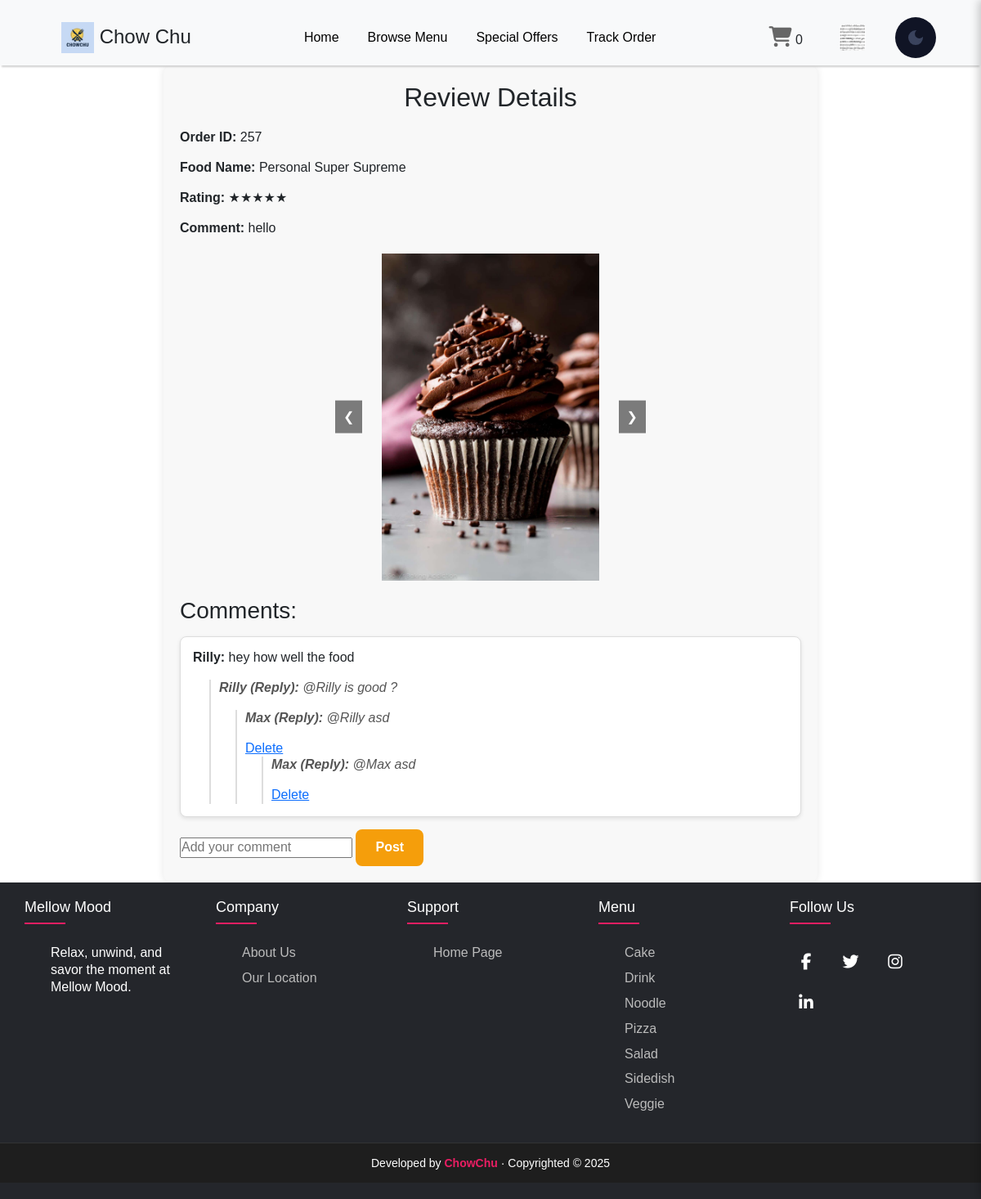
Page /collaborative/member/reviewPage.php?reviewId=66 (signed in) on the committed database.
### tables this page shows
CREATE TABLE `student` (
  `studentID` varchar(10) NOT NULL,
  `name` varchar(50) DEFAULT NULL,
  `email` varchar(100) DEFAULT NULL,
  `password` varchar(255) DEFAULT NULL,
  `phone` varchar(15) DEFAULT NULL,
  `cgpa` decimal(3,2) DEFAULT NULL,
  `profileImage` varchar(255) DEFAULT NULL
);

CREATE TABLE `review` (
  `reviewId` int(11) NOT NULL,
  `studentId` varchar(11) NOT NULL,
  `orderId` int(11) DEFAULT NULL,
  `foodId` int(11) DEFAULT NULL,
  `rating` int(11) DEFAULT NULL,
  `comment` text DEFAULT NULL,
  `reviewDate` timestamp NULL DEFAULT current_timestamp() ON UPDATE current_timestamp(),
  `reviewMedia` varchar(255) DEFAULT NULL
);

CREATE TABLE `fooddetail` (
  `id` int(11) NOT NULL,
  `foodId` varchar(255) DEFAULT NULL,
  `foodName` varchar(255) DEFAULT NULL,
  `foodImage` varchar(255) DEFAULT NULL,
  `foodDetail` varchar(255) DEFAULT NULL,
  `price` double DEFAULT NULL,
  `status` varchar(255) DEFAULT NULL,
  `foodType` varchar(30) DEFAULT NULL
);

CREATE TABLE `review_comment` (
  `commentId` int(11) NOT NULL,
  `reviewId` int(11) DEFAULT NULL,
  `studentId` varchar(255) NOT NULL,
  `comment` varchar(255) DEFAULT NULL,
  `parentCommentId` int(11) DEFAULT NULL,
  `createdAt` timestamp NULL DEFAULT NULL
);

### collaborative/member/reviewPage.php (the view, shortened to what this page needs)
<?php
require '../component/connect.php';
require '../component/header.php';
$reviewId = $_GET['reviewId'] ?? null;
$sensitiveWords = [
    'idiot', 'stupid', 'bullshit', 'fuck', 'fuck you', 'sohai', 'cibai', 'lan jiao', 'woc',
    'ni ma', 'chaonima', '你妈', '尼玛', 'jibai', 'pokai',
    'bitch', 'asshole', 'dick', 'pussy', 'motherfucker', 'bastard', 'slut', 'whore',
    'cock', 'fag', 'faggot', 'nigger', 'chink', 'spic', 'kike', 'gypsy', 'retard', 'rape',
    'cunt', 'twat', 'douchebag', 'shithead', 'fuckface', 'wanker', 'piss off', 'shut up',
    'fucking', 'suck my dick', 'eat shit', 'asswipe', 'son of a bitch'
];
function filterSensitiveWords($comment, $sensitiveWords) {
    foreach ($sensitiveWords as $word) {
        $comment = str_ireplace($word, '***', $comment);
    }
    return $comment;
}
if ($reviewId) {
    $stmt = $pdo->prepare("SELECT * FROM review WHERE reviewId = ?");
    $stmt->execute([$reviewId]);
    $review = $stmt->fetch();
} else {
    echo "No review ID provided.";
    exit;
}
$orderId = $review['orderId'] ?? 'N/A';
$stmtFoodId = $pdo->prepare("SELECT foodId FROM order_detail WHERE orderId = ?");
$stmtFoodId->execute([$orderId]);
$orderDetail = $stmtFoodId->fetch();
$foodName = 'N/A';
if ($orderDetail) {
    $foodId = $orderDetail['foodId'];
    $stmtFoodName = $pdo->prepare("SELECT foodName FROM fooddetail WHERE id = ?");
    $stmtFoodName->execute([$foodId]);
    $food = $stmtFoodName->fetch();
    if ($food) {
        $foodName = $food['foodName'];
    }
}
function displayReplies($pdo, $parentCommentId, $reviewId, $sensitiveWords) {
    $replyStmt = $pdo->prepare("SELECT c.*, s.name
                                FROM review_comment c
                                JOIN student s ON c.studentId = s.studentID
                                WHERE c.parentCommentId = ?");
    $replyStmt->execute([$parentCommentId]);
    $replies = $replyStmt->fetchAll();
    if (!empty($replies)) {
        echo "<div class='replies' style='margin-left: 20px;'>";
        foreach ($replies as $reply) {
            $filteredReply = filterSensitiveWords($reply['comment'], $sensitiveWords);
            echo "<div class='reply-box' id='reply-{$reply['commentId']}'>
                    <p onclick='toggleReplyForm({$reply['commentId']}, \"{$reply['name']}\")'>
                    <strong>{$reply['name']} (Reply):</strong> " . htmlspecialchars($filteredReply) . "</p>
                    <div id='reply-form-{$reply['commentId']}' class='reply-form' style='display:none;'>
                        <form action='review_comment_submit.php' method='post'>
                            <input type='text' name='comment' placeholder='Reply to @{$reply['name']}' required>
                            <input type='hidden' name='reviewId' value='{$reviewId}'>
                            <input type='hidden' name='parentCommentId' value='{$reply['commentId']}'>
                            <input type='hidden' name='studentId' value='{$_SESSION['studentID']}'>
                            <button type='submit'>Post</button>
                        </form>
                    </div>
                  </div>";
            if ($_SESSION['studentID'] == $reply['studentId']) {
                echo "<a href='javascript:void(0)' class='delete-link' onclick='confirmDelete({$reply['commentId']}, {$reviewId}, true)'>Delete</a>";
            }
            displayReplies($pdo, $reply['commentId'], $reviewId, $sensitiveWords);
        }
        echo "</div>";
    }
}
?>
<!DOCTYPE html>
<html lang="en">
<head>
    <link rel="stylesheet" href="../css/review.css">
</head>
<body>
    <div class="review-container">
        <h2>Review Details</h2>
        <p><strong>Order ID:</strong> <?php echo htmlspecialchars($orderId); ?></p>
        <p><strong>Food Name:</strong> <?php echo htmlspecialchars($foodName); ?></p>
        <p><strong>Rating:</strong> <?php echo str_repeat('★', $review['rating']); ?></p>
        <p><strong>Comment:</strong> <?php echo htmlspecialchars($review['comment']); ?></p>
        <?php if (!empty($review['reviewMedia'])): ?>
            <div class="review-media">
                <div class="carousel-images">
                    <?php
                    $mediaFiles = explode(',', $review['reviewMedia']);
                    $totalImages = count($mediaFiles);
                    foreach ($mediaFiles as $media) {
                        echo "<img src='" . htmlspecialchars($media) . "' alt='Review media' />";
                    }
                    ?>
                    <?php if ($totalImages > 1): ?>
                        <button class="prev" onclick="moveSlide(-1)">&#10094;</button>
                        <button class="next" onclick="moveSlide(1)">&#10095;</button>
                    <?php endif; ?>
                </div>
            </div>
        <?php endif; ?>
        <h3>Comments:</h3>
        <?php
        $commentStmt = $pdo->prepare("SELECT c.*, s.name
                                      FROM review_comment c
                                      JOIN student s ON c.studentId = s.studentID
                                      WHERE c.reviewId = ? AND c.parentCommentId IS NULL");
        $commentStmt->execute([$reviewId]);
        $comments = $commentStmt->fetchAll();
        if (!empty($comments)) {
            foreach ($comments as $comment) {
                $filteredComment = filterSensitiveWords($comment['comment'], $sensitiveWords);
                echo "<div class='comment-box' id='comment-{$comment['commentId']}'>";
                echo "<p onclick='toggleReplyForm({$comment['commentId']}, \"{$comment['name']}\")'>
                          <strong>{$comment['name']}:</strong> " . htmlspecialchars($filteredComment) . "</p>";
                displayReplies($pdo, $comment['commentId'], $reviewId, $sensitiveWords);
                echo "</div>";
            }
        } else {
            echo "<p>No comments yet.</p>";
        }
        ?>
        <form action="review_comment_submit.php" method="post">
            <input type="text" name="comment" required placeholder="Add your comment">
            <button type="submit">Post</button>
        </form>
    </div>
<?php include '../component/footer.php'; ?>
</body>
</html>

### collaborative/component/header.php (shortened to what this page needs)
<?php
$loggedIn = isset($_SESSION['studentID']);
$studentID = $loggedIn ? $_SESSION['studentID'] : null;
if ($loggedIn) {
    $sql = "SELECT * FROM student WHERE studentID = :studentID";
    $stmt = $pdo->prepare($sql);
    $stmt->bindParam(':studentID', $studentID, PDO::PARAM_STR);
    $stmt->execute();
    if ($stmt->rowCount() === 1) {
        $student = $stmt->fetch(PDO::FETCH_ASSOC);
        $userImage = $student['profileImage'];
    }
}
$uniqueProductCount = 0;
?>
<!DOCTYPE html>
<html lang="en">
<head>
    <link rel="stylesheet" href="../css/header.css">
    <link rel="stylesheet" href="../css/footer.css">
    <link rel="stylesheet" href="../css/main.css">
    <link rel="stylesheet" href="../css/menu.css">
    <link rel="stylesheet" href="../css/cart.css">
    <link rel="stylesheet" href="../css/order.css">
    <link rel="stylesheet" href="../css/trackOrder.css">
    <link rel="stylesheet" href="../css/order_detail.css">
    <link rel="stylesheet" href="../css/account.css">
    <link rel="stylesheet" href="../css/popularFood.css">
    <link href="https://cdnjs.cloudflare.com/ajax/libs/font-awesome/6.4.2/css/all.min.css" rel="stylesheet">
    <link href="https://cdn.jsdelivr.net/npm/bootstrap@5.3.0/dist/css/bootstrap.min.css" rel="stylesheet">
</head>
<body>
    <header>
        <div class="header-container">
        <h1>
            <a href="../index.php">
                <img src="../image/chowChu.png" alt="Mellow Mood Logo" class="logo">
                Chow Chu
            </a>
        </h1>
        <div class="nav-bar">
            <a href="../index.php" class="nav-item home-btn" id="homeBtn">Home</a>
            <a href="../member/menu.php" class="nav-item" id="browseMenuBtn">Browse Menu</a>
            <a href="../member/specialOffers.php" class="nav-item" id="specialOffersBtn">Special Offers</a>
            <a href="../member/trackOrder.php" class="nav-item" id="trackOrderBtn">Track Order</a>
        </div>
            <div class="header-icons">
                <a href="#" id="cartButton">
                    <i class="fa fa-shopping-cart"></i>
                    <span class="item_count"><?php echo isset($uniqueProductCount) ? $uniqueProductCount : 0; ?></span>
                </a>
                <div class="user-dropdown">
                    <span id="user-text">
                        <?php if (isset($_SESSION['studentID']) && !empty($_SESSION['studentID'])): ?>
                            <a href="" class="logout-btn" id="profile-btn">
                            <?php
                                $userImagePath = isset($userImage) && !empty($userImage) ? "../" . $userImage : "../images/default-image.jpg";
                            ?>
                            <img src="<?php echo htmlspecialchars($userImagePath); ?>" alt="Profile Image" class="profile-img">
                            </a>
                        <?php endif; ?>
                    </span>
                </div>
                <button id="theme-switch" class="darkmode">
                    <svg xmlns="http://www.w3.org/2000/svg" height="24px" viewBox="0 -960 960 960" width="24px"><path d="M480-120q-150 0-255-105T120-480q0-150 105-255t255-105q14 0 27.5 1t26.5 3q-41 29-65.5 75.5T444-660q0 90 63 153t153 63q55 0 101-24.5t75-65.5q2 13 3 26.5t1 27.5q0 150-105 255T480-120Z"/></svg>
                </button>
            </div>
        </div>
    </header>
</body>
</html>

### collaborative/css/header.css (style rules this page uses)
body, input, button, textarea, select { font: 16px 'Roboto', sans-serif; }
html, body { height: 100%; margin: 0; }
body { margin: 0; height: 100vh; display: grid; grid: auto auto 1fr auto / auto; }
header { background-color: #f8f9fa; height: 80px; box-sizing: border-box; padding: 20px 45px; position: sticky; top: 0; left: 0; width: 100%; z-index: 1000; box-shadow: 0 4px 2px -2px rgb(209, 209, 209); }
.header-container { display: flex; justify-content: space-between; align-items: center; width: 100%; padding: 0 10px; }
header h1 { margin: 0; padding-left: 20px; background: url(/image/petlogo.png) no-repeat left / 30px; font-size: 24px; }
h1 { display: flex; align-items: center; gap: 10px; }
h1 .logo { width: 40px; height: auto; }
header a { color: inherit; text-decoration: none; }
.header-icons { display: flex; gap: 15px; align-items: center; }
.header-icons i { font-size: 25px; cursor: pointer; color: #666; }
.nav-bar { display: flex; align-items: center; gap: 15px; }
.nav-item { padding: 10px 10px; font-size: 16px; text-decoration: none; color: black; border-radius: 20px; transition: background-color 0.3s ease, color 0.3s ease; }
#cartButton { margin-right: 15px; }
.user-dropdown { position: relative; display: inline-block; cursor: pointer; }
#user-text { font-size: 16px; font-weight: bold; color: black; padding: 10px 15px; display: inline-block; cursor: pointer; }
.darkmode { --base-color: #070b1d; --base-variant: #101425; --text-color: #ffffff; --secondary-text: #a4a5b8; --primary-color: #3a435d; --accent-color: #0071ff; }
button { border: none; padding: .8em 2em; background-color: var(--primary-color); color: white; border-radius: 4px; font: inherit; text-transform: uppercase; font-weight: 500; cursor: pointer; }
#theme-switch { height: 50px; width: 50px; padding: 0; border-radius: 50%; background-color: var(--base-variant); display: flex; justify-content: center; align-items: center; position: static; top: 20px; right: 20px; margin-right: 0; }
#theme-switch svg { fill: var(--primary-color); }
.profile-img { width: 32px; height: 32px; object-fit: cover; border-radius: 4px; margin-right: 6px; vertical-align: middle; }

### collaborative/css/main.css (style rules this page uses)
:root { --color-first: #695aed; --color-second: #350286; --color-third: #fdf1f3; --color-white: #fff; --text-large: 60px; --text-medium: 23px; --text-regular: 13px; --font-weight-thin: 300; --font-weight-regular: 400; --font-weight-medium: 500; --font-weight-bold: 700; --box-shadow-main: 0px 20px 40px rgba(0, 0, 0, 0.08); --border-radius: 10px; --animate: all 0.3s ease-in-out; }
* { padding: 0; margin: 0; box-sizing: border-box; scroll-behavior: smooth; line-height: 1.3; font-family: "Rubik", sans-serif; }

### collaborative/css/order.css (style rules this page uses)
button { padding: 10px 20px; font-size: 16px; color: white; background-color: #007bff; border: none; cursor: pointer; text-align: center; }

### collaborative/css/order_detail.css (style rules this page uses)
button { cursor: pointer; padding: 10px 15px; background-color: #ff9800; border: none; color: white; border-radius: 5px; font-size: 16px; }

### collaborative/css/account.css (style rules this page uses)
button[type="submit"] { padding: 12px 24px; background-color: #f59e0b; border: none; border-radius: 8px; font-size: 16px; font-weight: 600; color: white; cursor: pointer; transition: background-color 0.3s ease, transform 0.2s ease; }

### collaborative/css/popularFood.css (style rules this page uses)
button { padding: 10px 15px; background-color: #4CAF50; color: white; border: none; border-radius: 5px; cursor: pointer; margin: 5px; }

### rows in the picture
student: profileImage (picture)
review: orderId "257", rating "★★★★★", comment "hello"
fooddetail: foodName "Personal Super Supreme"
review_comment: studentId.name "Rilly", comment "hey how well the food"
review_comment: studentId.name "Rilly", comment "@Rilly is good ?"
review_comment: studentId.name "Max", comment "@Rilly asd"
review_comment: studentId.name "Max", comment "@Max asd"

### other values in the picture
$uniqueProductCount "0"
$type "Cake"
$type "Drink"
$type "Noodle"
$type "Pizza"
$type "Salad"
$type "Sidedish"
$type "Veggie"
